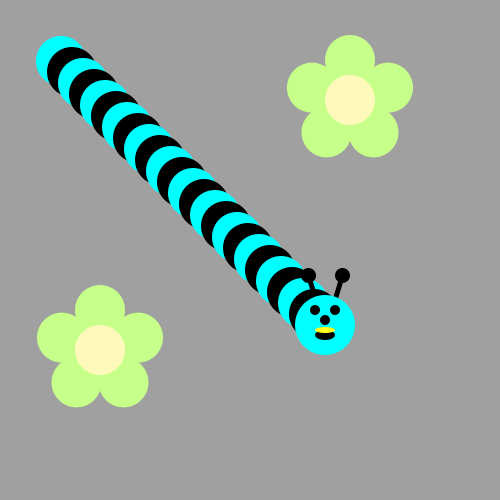
Frame 1 (no input)
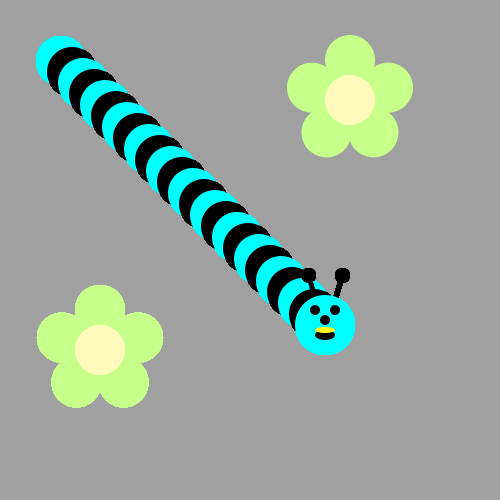
Frame 60 (the mouse pressed at the canvas centre just before this capture)
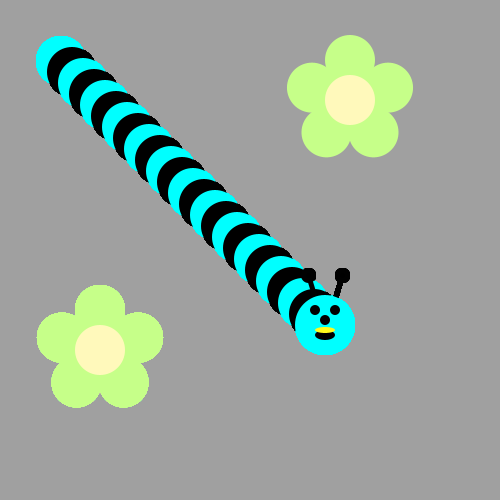
Frame 120 (the mouse held since frame 60 and released just before this capture)

The Processing sketch that drew these frames (run headless with seeded random() and noise(); from frame 60 on, the mouse is pressed at the canvas centre):

// Processing sketch: cat
// ── cat.pde

void draw() {
/*Use a loop to make a body for the Bee!
Then put his head on using drawBeeFace(x,y)
Use Modulo to make the colors alternate */
for(int i=1;i<25;i++){
  if(i%2==0){
    fill(0,0,0);
  }
  else {
    fill(0,255,255);
  }
  ellipse(50 + i*11,50 + i*11,50,50);
}
drawBeeFace(325,325);
drawFlower(100,350);
}

void drawFlower(int x, int y) {
     noStroke();
     translate(x, y);
     // draw 5 petals, rotating after each one<
     fill(#c6ff89);      // green
      for (int i = 0; i < 5; i++) {
           ellipse(0, -40, 50, 50);
          rotate(radians(72));
     }
     fill(#fff9bb); // light yellow
     ellipse(0, 0, 50, 50);
} 
void drawBeeFace(int BeeFaceX, int BeeFaceY) {
     noStroke();
     fill(0, 0, 0);
     stroke(1);
     strokeWeight(5);
     line(BeeFaceX-10, BeeFaceY-27, BeeFaceX-17, BeeFaceY-50);
     line(BeeFaceX+10, BeeFaceY-27, BeeFaceX+17, BeeFaceY-50);
     ellipse(BeeFaceX-17, BeeFaceY-50, 10, 10);
     ellipse(BeeFaceX+17, BeeFaceY-50, 10, 10);
     noStroke();
     fill(0,255,255);
     ellipse(BeeFaceX, BeeFaceY, 60, 60); // face
     fill(255, 237, 209);
     fill(0,0,0);
      ellipse(BeeFaceX-10, BeeFaceY-15, 10, 10); // eyes
     ellipse(BeeFaceX+10, BeeFaceY-15, 10, 10);
      ellipse(BeeFaceX, BeeFaceY-5, 10, 10); // nose
      ellipse(BeeFaceX, BeeFaceY+10, 20, 10);// mouth
     fill(255, 251, 28);
     ellipse(BeeFaceX, BeeFaceY+5, 20, 6);
}

void setup() {
     ellipseMode(CENTER);
     size(500, 500);
     background(160, 160, 160);
      drawFlower(350, 100);
}
